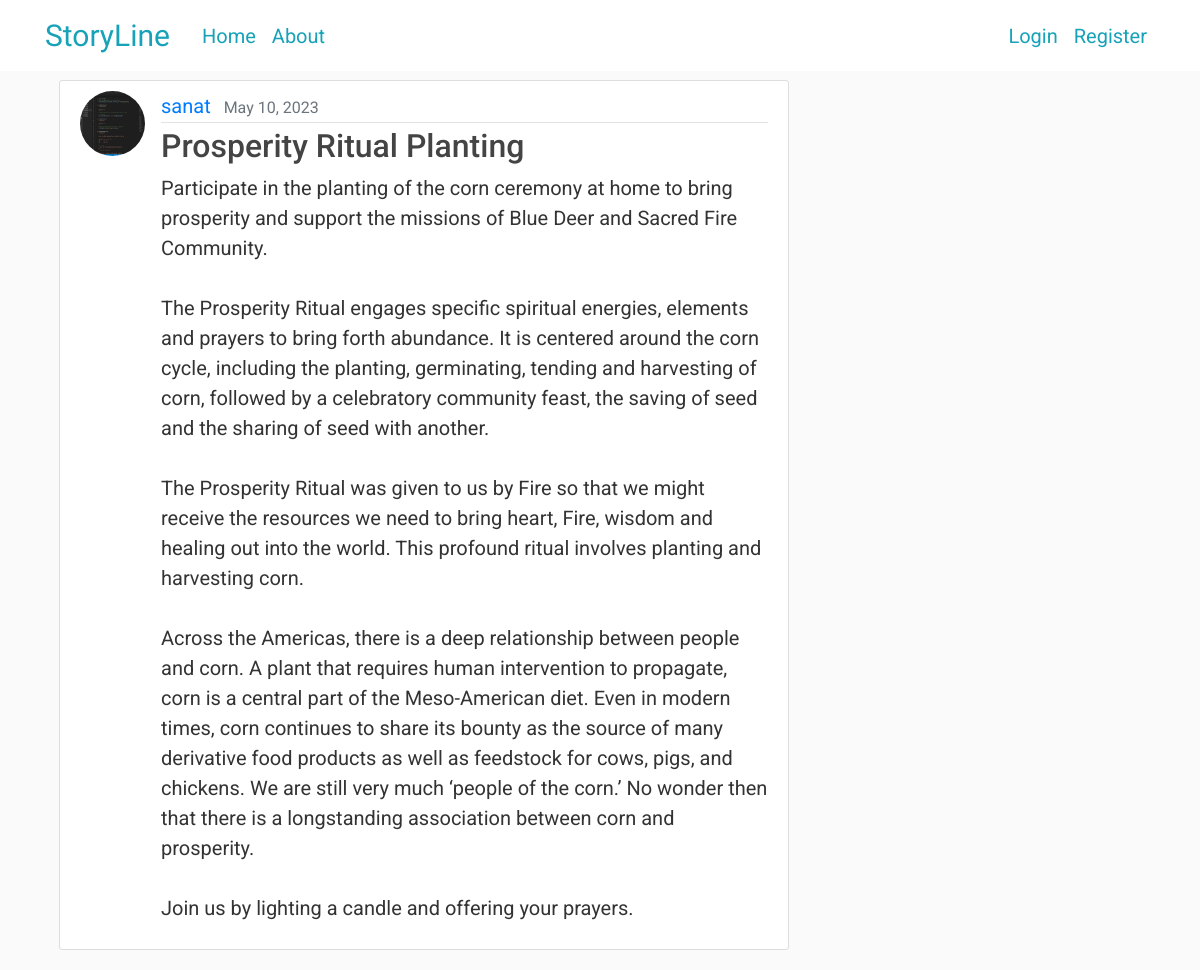
/post/27/, run on the app's committed database.
### blog/models.py (models this page shows, shortened)
class Post(models.Model):
    title = models.CharField(max_length=100)
    content = models.TextField()
    date_posted = models.DateTimeField(default=timezone.now)
    author = models.ForeignKey(User, on_delete=models.CASCADE)

### users/models.py (models this page shows, shortened)
class Profile(models.Model):
    user = models.OneToOneField(User, on_delete=models.CASCADE)
    image = models.ImageField(default='default.jpg', upload_to='profile_pics')

### blog/views.py (the view)
# urls.py: path('post/<int:pk>/', PostDetailView.as_view(), name='post-detail'),
class PostDetailView(DetailView):
    model = Post

### blog/templates/blog/post_detail.html (shortened to what this page needs)
{% extends "blog/base.html" %}
{% block content %}
        <article class="media content-section">
          <img class="rounded-circle article-img" src="{{ object.author.profile.image.url }}">
          <div class="media-body">
            <div class="article-metadata">
              <a class="mr-2" href="{% url 'user-posts' post.author.username %}">{{ object.author }}</a>
              <small class="text-muted">{{ object.date_posted|date:"F d, Y" }}</small>
            </div>
            <h2 class="article-title">{{ object.title }}</h2>
            <p class="article-content">{{ object.content }}</p>
          </div>
        </article>
{% endblock content %}

### blog/static/blog/main.css (style rules this page uses)
body { background: #fafafa; color: #333333; margin-top: 5rem; }
h1, h2, h3, h4, h5, h6 { color: #444444; }
.content-section { background: #ffffff; padding: 10px 20px; border: 1px solid #dddddd; border-radius: 3px; margin-bottom: 20px; }
.article-title { color: #444444; }
.article-content { white-space: pre-line; }
.article-img { height: 65px; width: 65px; margin-right: 16px; }
.article-metadata { padding-bottom: 1px; margin-bottom: 4px; border-bottom: 1px solid #e3e3e3 }

### blog/templates/blog/base.html (style rules this page uses)
body { font-family: 'Roboto', serif; font-size: 20px; }

### data on the page
Post: author.profile.image (picture), author "sanat", date_posted "May 10, 2023", title "Prosperity Ritual Planting", content "Participate in the planting of the corn ceremony at home to bring prosperity and support the missions of Blue Deer and Sacred Fire Community. The Prosperity Ritual engages specific spiritual energies, elements and prayers to bring forth abundance. It is centered around the corn cycle, including the planting, germinating, tending and harvesting of corn, followed by a celebratory community feast, the saving of seed and the sharing of seed with another. The Prosperity Ritual was given to us by Fire so that we might receive the resources we need to bring heart, Fire, wisdom and healing out into the world. This profound ritual involves planting and harvesting corn. Across the Americas, there is…"
